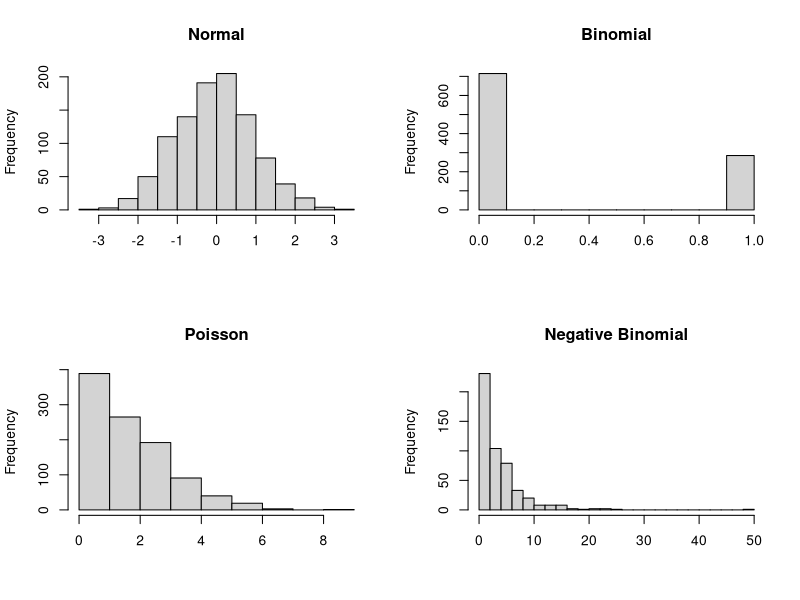
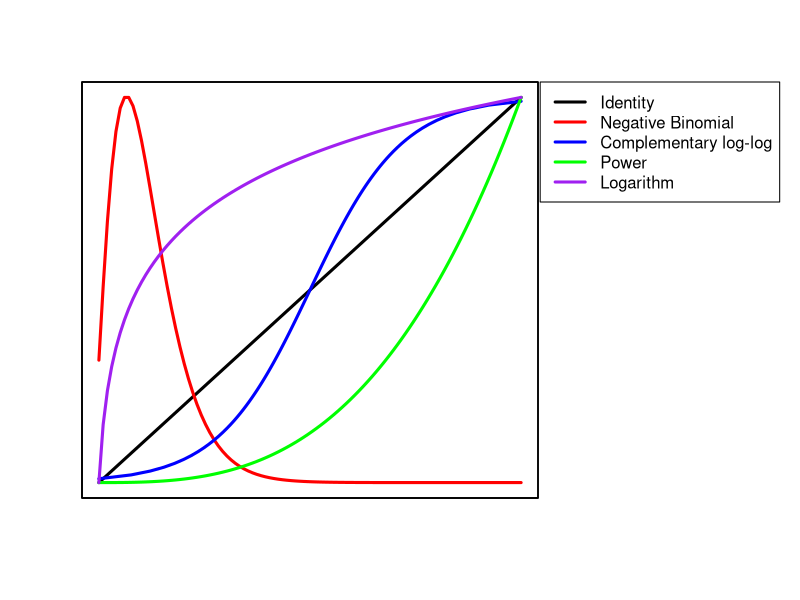
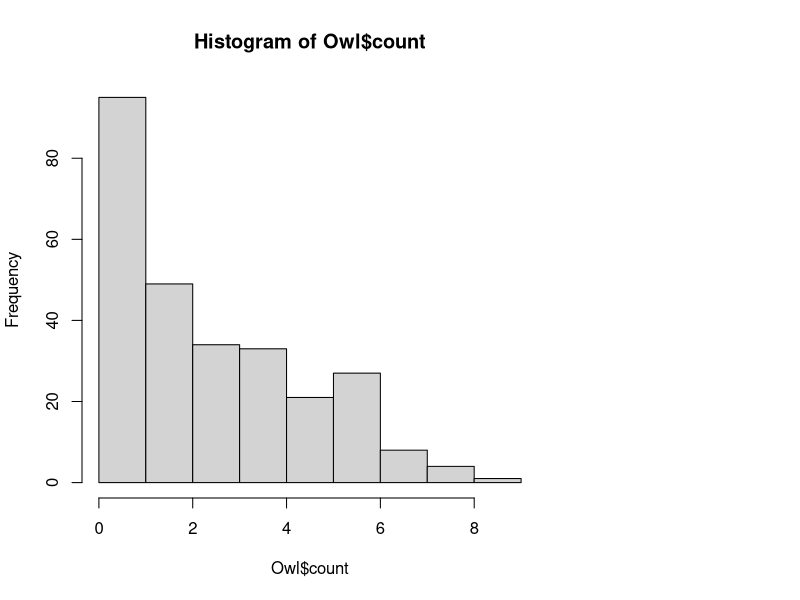
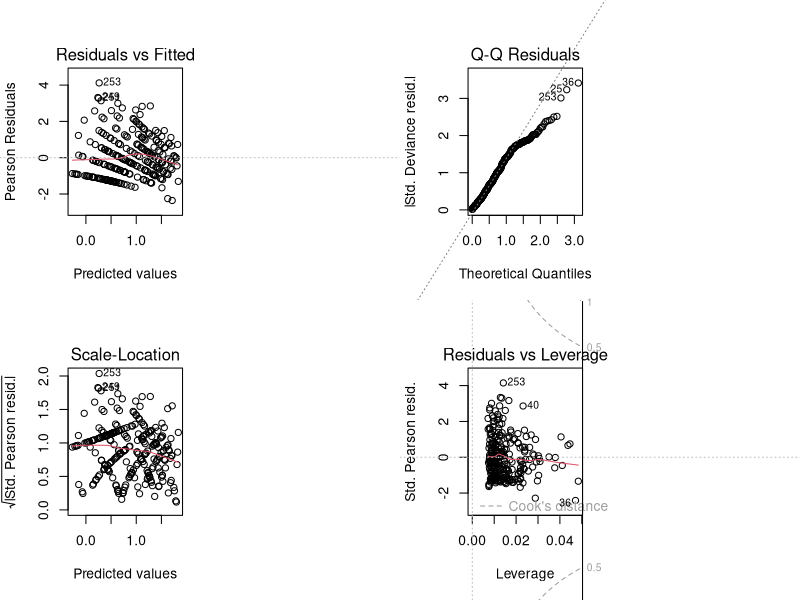
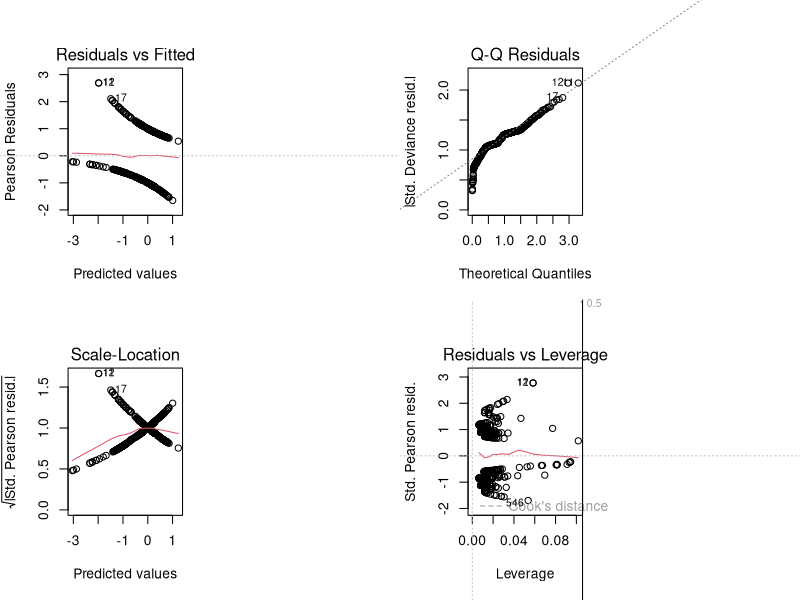

Write R code to recreate these figures, in order.
## ---- chunk 1

par(mfrow = c(2,2))
normal <- rnorm(1000)
hist(normal, main = 'Normal', xlab = NULL)

binom <- rbinom(1000, 1, 0.3)
hist(binom, main = 'Binomial', xlab = NULL)

pois <- rpois(1000, 2)
hist(pois, breaks = 9, main = 'Poisson', xlab = NULL)

negbim <- rnbinom(500, mu = 4, size = 1)
hist(negbim, breaks = 20, main = 'Negative Binomial', xlab = NULL)

## ---- chunk 2
par(mfrow = c(1,1))
x <- 1:100
p <- seq(0, 1, 0.01)
Power <- x^3
Logarithm <- log(x)
loglog <- log(p/(1-p))
negbimdis <- dnbinom(x, 3, 0.2)

par(mar=c(5.1, 4.1, 4.1, 13.1), xpd=TRUE)
plot(x, x, type = 'l', lwd = 3, ylab = '', xlab = '', xaxt='n', yaxt='n', bty='L')
par(new=TRUE)
plot(x, negbimdis, type = 'l', lwd = 3, col = 'red', ylab = '', xlab = '', xaxt='n', yaxt='n')
par(new=TRUE)
plot(loglog, p, type = 'l', lwd = 3, col = 'blue', ylab = '', xlab = '', xaxt='n', yaxt='n')
par(new=TRUE)
plot(x, Power, type = 'l', lwd = 3, col = 'green', ylab = '', xlab = '', xaxt='n', yaxt='n')
par(new=TRUE)
plot(x, Logarithm, type = 'l', lwd = 3, col = 'purple', ylab = '', xlab = '', xaxt='n', yaxt='n')
legend(x = 'topright', inset=c(-0.53,0), legend = c('Identity', 'Negative Binomial', 'Complementary log-log', 'Power', 'Logarithm'), col = c('black', 'red', 'blue', 'green', 'purple'), lwd = 3)

## ---- chunk 3
Owl <- read.csv('Owl.csv')
head(Owl)
## ---- chunk 4
hist(Owl$count)
## ---- chunk 5
OwlModel <- glm(count ~ year + date + ampm, family = poisson (link = "log"), data = Owl)
## ---- chunk 6
par(mfrow = c(2,2))
plot(OwlModel)
## ---- chunk 7
OwlModel$deviance / OwlModel$df.residual
## ---- chunk 8
(OwlModel$null.deviance - OwlModel$deviance) / OwlModel$null.deviance
## ---- chunk 9

summary(OwlModel)

## ---- chunk 10

Boar <- read.csv('Boar.csv')

head(Boar)
## ---- chunk 11
summary(Boar)
## ---- chunk 12
LogitBoarModel <- glm(Tb ~ sex * age * length, family = binomial (link = logit), data = Boar)
## ---- chunk 13
AIC(LogitBoarModel)
(LogitBoarModel$null.deviance - LogitBoarModel$deviance) / LogitBoarModel$null.deviance
## ---- chunk 14
par(mfrow = c(2,2))
plot(LogitBoarModel)
## ---- chunk 15
probitBoarModel <- glm(Tb ~ sex * age * length, family = binomial (link = probit), data = Boar)

cauchitBoarModel <- glm(Tb ~ sex * age * length, family = binomial (link = cauchit), data = Boar)

logBoarModel <- glm(Tb ~ sex * age * length, family = binomial (link = log), data = Boar)

cloglogBoarModel <- glm(Tb ~ sex * age * length, family = binomial (link = cloglog), data = Boar)

AIC(LogitBoarModel, probitBoarModel, cauchitBoarModel, logBoarModel, cloglogBoarModel)
